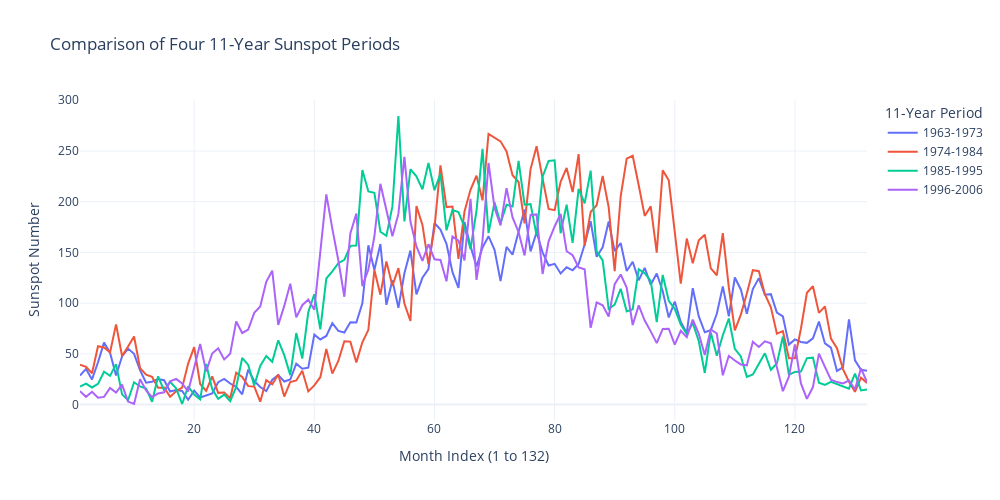

Here is the notebook cell this chart was saved with:
### Code cell
plot_data = []

for start, end in periods:
    df_period = df[(df.index.year >= start) & (df.index.year < end)]
    df_period = df_period.copy()
    df_period["Month Index"] = np.arange(1, len(df_period) + 1)
    df_period["Period"] = f"{start}-{end - 1}"
    plot_data.append(df_period[["Month Index", "Sunspot", "Period"]])

df_long = pd.concat(plot_data)


fig = px.line(
    df_long,
    x="Month Index",
    y="Sunspot",
    color="Period",
    title="Comparison of Four 11-Year Sunspot Periods",
    labels={"Sunspot": "Monthly Mean Total Sunspot Number"},
    width=1000,
    height=500
)

fig.update_layout(
    template="plotly_white",
    xaxis=dict(title="Month Index (1 to 132)"),
    yaxis=dict(title="Sunspot Number"),
    legend_title="11-Year Period"
)

fig.show()

### Figure 1 — Plotly figure (JSON) as saved in the notebook; plotly's stock layout.template omitted (floating-point values rounded to 4 significant figures; data arrays with more than 128 entries replaced by an {"elided": "..."} marker saying what was removed)
{"data": [{"hovertemplate": "Period=1963-1973<br>Month Index=%{x}<br>Monthly Mean Total Sunspot Number=%{y}<extra></extra>", "legendgroup": "1963-1973", "line": {"color": "#636efa", "dash": "solid"}, "marker": {"symbol": "circle"}, "mode": "lines", "name": "1963-1973", "orientation": "v", "showlegend": true, "type": "scatter", "x": {"elided": "132 int values"}, "xaxis": "x", "y": {"elided": "132 float values"}, "yaxis": "y"}, {"hovertemplate": "Period=1974-1984<br>Month Index=%{x}<br>Monthly Mean Total Sunspot Number=%{y}<extra></extra>", "legendgroup": "1974-1984", "line": {"color": "#EF553B", "dash": "solid"}, "marker": {"symbol": "circle"}, "mode": "lines", "name": "1974-1984", "orientation": "v", "showlegend": true, "type": "scatter", "x": {"elided": "132 int values"}, "xaxis": "x", "y": {"elided": "132 float values"}, "yaxis": "y"}, {"hovertemplate": "Period=1985-1995<br>Month Index=%{x}<br>Monthly Mean Total Sunspot Number=%{y}<extra></extra>", "legendgroup": "1985-1995", "line": {"color": "#00cc96", "dash": "solid"}, "marker": {"symbol": "circle"}, "mode": "lines", "name": "1985-1995", "orientation": "v", "showlegend": true, "type": "scatter", "x": {"elided": "132 int values"}, "xaxis": "x", "y": {"elided": "132 float values"}, "yaxis": "y"}, {"hovertemplate": "Period=1996-2006<br>Month Index=%{x}<br>Monthly Mean Total Sunspot Number=%{y}<extra></extra>", "legendgroup": "1996-2006", "line": {"color": "#ab63fa", "dash": "solid"}, "marker": {"symbol": "circle"}, "mode": "lines", "name": "1996-2006", "orientation": "v", "showlegend": true, "type": "scatter", "x": {"elided": "132 int values"}, "xaxis": "x", "y": {"elided": "132 float values"}, "yaxis": "y"}], "layout": {"height": 500, "legend": {"title": {"text": "11-Year Period"}, "tracegroupgap": 0}, "title": {"text": "Comparison of Four 11-Year Sunspot Periods"}, "width": 1000, "xaxis": {"anchor": "y", "domain": [0, 1], "title": {"text": "Month Index (1 to 132)"}}, "yaxis": {"anchor": "x", "domain": [0, 1], "title": {"text": "Sunspot Number"}}}}
